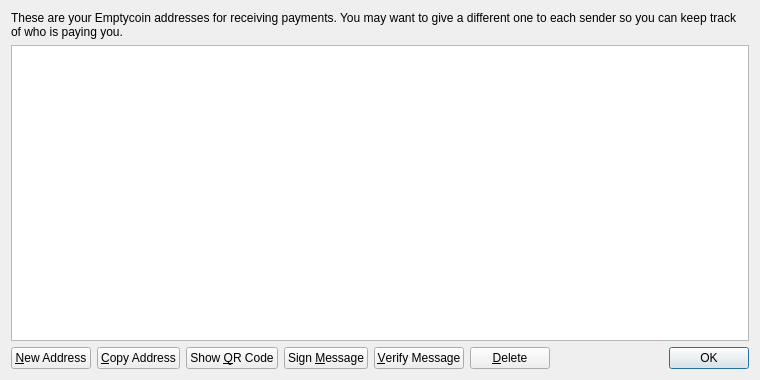
<?xml version="1.0" encoding="UTF-8"?>
<ui version="4.0">
 <class>AddressBookPage</class>
 <widget class="QWidget" name="AddressBookPage">
  <property name="geometry">
   <rect>
    <x>0</x>
    <y>0</y>
    <width>760</width>
    <height>380</height>
   </rect>
  </property>
  <property name="windowTitle">
   <string>Address Book</string>
  </property>
  <layout class="QVBoxLayout" name="verticalLayout">
   <item>
    <widget class="QLabel" name="labelExplanation">
     <property name="text">
      <string>These are your Emptycoin addresses for receiving payments. You may want to give a different one to each sender so you can keep track of who is paying you.</string>
     </property>
     <property name="textFormat">
      <enum>Qt::PlainText</enum>
     </property>
     <property name="wordWrap">
      <bool>true</bool>
     </property>
    </widget>
   </item>
   <item>
    <widget class="QTableView" name="tableView">
     <property name="contextMenuPolicy">
      <enum>Qt::CustomContextMenu</enum>
     </property>
     <property name="toolTip">
      <string>Double-click to edit address or label</string>
     </property>
     <property name="tabKeyNavigation">
      <bool>false</bool>
     </property>
     <property name="selectionMode">
      <enum>QAbstractItemView::SingleSelection</enum>
     </property>
     <property name="selectionBehavior">
      <enum>QAbstractItemView::SelectRows</enum>
     </property>
     <property name="sortingEnabled">
      <bool>true</bool>
     </property>
     <attribute name="verticalHeaderVisible">
      <bool>false</bool>
     </attribute>
    </widget>
   </item>
   <item>
    <layout class="QHBoxLayout" name="horizontalLayout">
     <item>
      <widget class="QPushButton" name="newAddressButton">
       <property name="toolTip">
        <string>Create a new address</string>
       </property>
       <property name="text">
        <string>&amp;New Address</string>
       </property>
      </widget>
     </item>
     <item>
      <widget class="QPushButton" name="copyToClipboard">
       <property name="toolTip">
        <string>Copy the currently selected address to the system clipboard</string>
       </property>
       <property name="text">
        <string>&amp;Copy Address</string>
       </property>
      </widget>
     </item>
     <item>
      <widget class="QPushButton" name="showQRCode">
       <property name="text">
        <string>Show &amp;QR Code</string>
       </property>
      </widget>
     </item>
     <item>
      <widget class="QPushButton" name="signMessage">
       <property name="toolTip">
        <string>Sign a message to prove you own a Emptycoin address</string>
       </property>
       <property name="text">
        <string>Sign &amp;Message</string>
       </property>
      </widget>
     </item>
     <item>
      <widget class="QPushButton" name="verifyMessage">
       <property name="toolTip">
        <string>Verify a message to ensure it was signed with a specified Emptycoin address</string>
       </property>
       <property name="text">
        <string>&amp;Verify Message</string>
       </property>
      </widget>
     </item>
     <item>
      <widget class="QPushButton" name="deleteButton">
       <property name="toolTip">
        <string>Delete the currently selected address from the list</string>
       </property>
       <property name="text">
        <string>&amp;Delete</string>
       </property>
      </widget>
     </item>
     <item>
      <spacer name="horizontalSpacer">
       <property name="orientation">
        <enum>Qt::Horizontal</enum>
       </property>
       <property name="sizeHint" stdset="0">
        <size>
         <width>40</width>
         <height>20</height>
        </size>
       </property>
      </spacer>
     </item>
     <item>
      <widget class="QDialogButtonBox" name="buttonBox">
       <property name="sizePolicy">
        <sizepolicy hsizetype="Maximum" vsizetype="Fixed">
         <horstretch>0</horstretch>
         <verstretch>0</verstretch>
        </sizepolicy>
       </property>
       <property name="standardButtons">
        <set>QDialogButtonBox::Ok</set>
       </property>
      </widget>
     </item>
    </layout>
   </item>
  </layout>
 </widget>
 <resources>
  <include location="../bitcoin.qrc"/>
 </resources>
 <connections/>
</ui>
